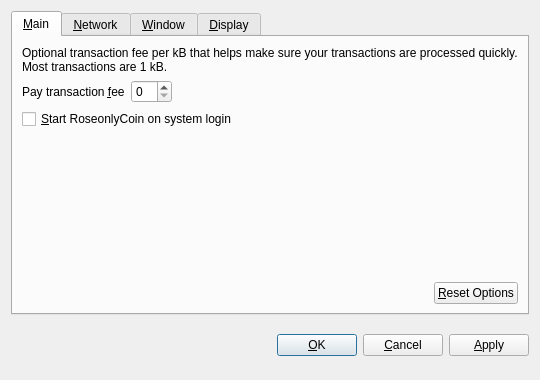
<?xml version="1.0" encoding="UTF-8"?>
<ui version="4.0">
 <class>OptionsDialog</class>
 <widget class="QDialog" name="OptionsDialog">
  <property name="geometry">
   <rect>
    <x>0</x>
    <y>0</y>
    <width>540</width>
    <height>380</height>
   </rect>
  </property>
  <property name="windowTitle">
   <string>Options</string>
  </property>
  <property name="modal">
   <bool>true</bool>
  </property>
  <layout class="QVBoxLayout" name="verticalLayout">
   <item>
    <widget class="QTabWidget" name="tabWidget">
     <property name="tabPosition">
      <enum>QTabWidget::North</enum>
     </property>
     <property name="currentIndex">
      <number>0</number>
     </property>
     <widget class="QWidget" name="tabMain">
      <attribute name="title">
       <string>&amp;Main</string>
      </attribute>
      <layout class="QVBoxLayout" name="verticalLayout_Main">
       <item>
        <widget class="QLabel" name="transactionFeeInfoLabel">
         <property name="text">
          <string>Optional transaction fee per kB that helps make sure your transactions are processed quickly. Most transactions are 1 kB.</string>
         </property>
         <property name="textFormat">
          <enum>Qt::PlainText</enum>
         </property>
         <property name="wordWrap">
          <bool>true</bool>
         </property>
        </widget>
       </item>
       <item>
        <layout class="QHBoxLayout" name="horizontalLayout_1_Main">
         <item>
          <widget class="QLabel" name="transactionFeeLabel">
           <property name="text">
            <string>Pay transaction &amp;fee</string>
           </property>
           <property name="textFormat">
            <enum>Qt::PlainText</enum>
           </property>
           <property name="buddy">
            <cstring>transactionFee</cstring>
           </property>
          </widget>
         </item>
         <item>
          <widget class="BitcoinAmountField" name="transactionFee"/>
         </item>
         <item>
          <spacer name="horizontalSpacer_1_Main">
           <property name="orientation">
            <enum>Qt::Horizontal</enum>
           </property>
           <property name="sizeHint" stdset="0">
            <size>
             <width>40</width>
             <height>20</height>
            </size>
           </property>
          </spacer>
         </item>
        </layout>
       </item>
       <item>
        <widget class="QCheckBox" name="bitcoinAtStartup">
         <property name="toolTip">
          <string>Automatically start RoseonlyCoin after logging in to the system.</string>
         </property>
         <property name="text">
          <string>&amp;Start RoseonlyCoin on system login</string>
         </property>
        </widget>
       </item>
       <item>
        <spacer name="verticalSpacer_Main">
         <property name="orientation">
          <enum>Qt::Vertical</enum>
         </property>
         <property name="sizeHint" stdset="0">
          <size>
           <width>20</width>
           <height>40</height>
          </size>
         </property>
        </spacer>
       </item>
       <item>
        <layout class="QHBoxLayout" name="horizontalLayout_2_Main">
         <item>
          <spacer name="horizontalSpacer_2_Main">
           <property name="orientation">
            <enum>Qt::Horizontal</enum>
           </property>
           <property name="sizeHint" stdset="0">
            <size>
             <width>40</width>
             <height>20</height>
            </size>
           </property>
          </spacer>
         </item>
         <item>
          <widget class="QPushButton" name="resetButton">
           <property name="toolTip">
            <string>Reset all client options to default.</string>
           </property>
           <property name="text">
            <string>&amp;Reset Options</string>
           </property>
           <property name="autoDefault">
            <bool>false</bool>
           </property>
          </widget>
         </item>
        </layout>
       </item>
      </layout>
     </widget>
     <widget class="QWidget" name="tabNetwork">
      <attribute name="title">
       <string>&amp;Network</string>
      </attribute>
      <layout class="QVBoxLayout" name="verticalLayout_Network">
       <item>
        <widget class="QCheckBox" name="mapPortUpnp">
         <property name="toolTip">
          <string>Automatically open the RoseonlyCoin client port on the router. This only works when your router supports UPnP and it is enabled.</string>
         </property>
         <property name="text">
          <string>Map port using &amp;UPnP</string>
         </property>
        </widget>
       </item>
       <item>
        <widget class="QCheckBox" name="connectSocks">
         <property name="toolTip">
          <string>Connect to the RoseonlyCoin network through a SOCKS proxy (e.g. when connecting through Tor).</string>
         </property>
         <property name="text">
          <string>&amp;Connect through SOCKS proxy:</string>
         </property>
        </widget>
       </item>
       <item>
        <layout class="QHBoxLayout" name="horizontalLayout_Network">
         <item>
          <widget class="QLabel" name="proxyIpLabel">
           <property name="text">
            <string>Proxy &amp;IP:</string>
           </property>
           <property name="textFormat">
            <enum>Qt::PlainText</enum>
           </property>
           <property name="buddy">
            <cstring>proxyIp</cstring>
           </property>
          </widget>
         </item>
         <item>
          <widget class="QValidatedLineEdit" name="proxyIp">
           <property name="maximumSize">
            <size>
             <width>140</width>
             <height>16777215</height>
            </size>
           </property>
           <property name="toolTip">
            <string>IP address of the proxy (e.g. 127.0.0.1)</string>
           </property>
          </widget>
         </item>
         <item>
          <widget class="QLabel" name="proxyPortLabel">
           <property name="text">
            <string>&amp;Port:</string>
           </property>
           <property name="textFormat">
            <enum>Qt::PlainText</enum>
           </property>
           <property name="buddy">
            <cstring>proxyPort</cstring>
           </property>
          </widget>
         </item>
         <item>
          <widget class="QLineEdit" name="proxyPort">
           <property name="maximumSize">
            <size>
             <width>55</width>
             <height>16777215</height>
            </size>
           </property>
           <property name="toolTip">
            <string>Port of the proxy (e.g. 9050)</string>
           </property>
          </widget>
         </item>
         <item>
          <widget class="QLabel" name="socksVersionLabel">
           <property name="text">
            <string>SOCKS &amp;Version:</string>
           </property>
           <property name="textFormat">
            <enum>Qt::PlainText</enum>
           </property>
           <property name="buddy">
            <cstring>socksVersion</cstring>
           </property>
          </widget>
         </item>
         <item>
          <widget class="QValueComboBox" name="socksVersion">
           <property name="toolTip">
            <string>SOCKS version of the proxy (e.g. 5)</string>
           </property>
          </widget>
         </item>
         <item>
          <spacer name="horizontalSpacer_Network">
           <property name="orientation">
            <enum>Qt::Horizontal</enum>
           </property>
           <property name="sizeHint" stdset="0">
            <size>
             <width>40</width>
             <height>20</height>
            </size>
           </property>
          </spacer>
         </item>
        </layout>
       </item>
       <item>
        <spacer name="verticalSpacer_Network">
         <property name="orientation">
          <enum>Qt::Vertical</enum>
         </property>
         <property name="sizeHint" stdset="0">
          <size>
           <width>20</width>
           <height>40</height>
          </size>
         </property>
        </spacer>
       </item>
      </layout>
     </widget>
     <widget class="QWidget" name="tabWindow">
      <attribute name="title">
       <string>&amp;Window</string>
      </attribute>
      <layout class="QVBoxLayout" name="verticalLayout_Window">
       <item>
        <widget class="QCheckBox" name="minimizeToTray">
         <property name="toolTip">
          <string>Show only a tray icon after minimizing the window.</string>
         </property>
         <property name="text">
          <string>&amp;Minimize to the tray instead of the taskbar</string>
         </property>
        </widget>
       </item>
       <item>
        <widget class="QCheckBox" name="minimizeOnClose">
         <property name="toolTip">
          <string>Minimize instead of exit the application when the window is closed. When this option is enabled, the application will be closed only after selecting Quit in the menu.</string>
         </property>
         <property name="text">
          <string>M&amp;inimize on close</string>
         </property>
        </widget>
       </item>
       <item>
        <spacer name="verticalSpacer_Window">
         <property name="orientation">
          <enum>Qt::Vertical</enum>
         </property>
         <property name="sizeHint" stdset="0">
          <size>
           <width>20</width>
           <height>40</height>
          </size>
         </property>
        </spacer>
       </item>
      </layout>
     </widget>
     <widget class="QWidget" name="tabDisplay">
      <attribute name="title">
       <string>&amp;Display</string>
      </attribute>
      <layout class="QVBoxLayout" name="verticalLayout_Display">
       <item>
        <layout class="QHBoxLayout" name="horizontalLayout_1_Display">
         <item>
          <widget class="QLabel" name="langLabel">
           <property name="text">
            <string>User Interface &amp;language:</string>
           </property>
           <property name="textFormat">
            <enum>Qt::PlainText</enum>
           </property>
           <property name="buddy">
            <cstring>lang</cstring>
           </property>
          </widget>
         </item>
         <item>
          <widget class="QValueComboBox" name="lang">
           <property name="toolTip">
            <string>The user interface language can be set here. This setting will take effect after restarting RoseonlyCoin.</string>
           </property>
          </widget>
         </item>
        </layout>
       </item>
       <item>
        <layout class="QHBoxLayout" name="horizontalLayout_2_Display">
         <item>
          <widget class="QLabel" name="unitLabel">
           <property name="text">
            <string>&amp;Unit to show amounts in:</string>
           </property>
           <property name="textFormat">
            <enum>Qt::PlainText</enum>
           </property>
           <property name="buddy">
            <cstring>unit</cstring>
           </property>
          </widget>
         </item>
         <item>
          <widget class="QValueComboBox" name="unit">
           <property name="toolTip">
            <string>Choose the default subdivision unit to show in the interface and when sending coins.</string>
           </property>
          </widget>
         </item>
        </layout>
       </item>
       <item>
        <widget class="QCheckBox" name="displayAddresses">
         <property name="toolTip">
          <string>Whether to show RoseonlyCoin addresses in the transaction list or not.</string>
         </property>
         <property name="text">
          <string>&amp;Display addresses in transaction list</string>
         </property>
        </widget>
       </item>
       <item>
        <widget class="QCheckBox" name="coinControlFeatures">
         <property name="toolTip">
          <string>Whether to show coin control features or not.</string>
         </property>
         <property name="text">
          <string>Display coin &amp;control features (experts only!)</string>
         </property>
        </widget>
       </item>
       <item>
        <spacer name="verticalSpacer_Display">
         <property name="orientation">
          <enum>Qt::Vertical</enum>
         </property>
         <property name="sizeHint" stdset="0">
          <size>
           <width>20</width>
           <height>40</height>
          </size>
         </property>
        </spacer>
       </item>
      </layout>
     </widget>
    </widget>
   </item>
   <item>
    <layout class="QHBoxLayout" name="horizontalLayout_Buttons">
     <item>
      <spacer name="horizontalSpacer_1">
       <property name="orientation">
        <enum>Qt::Horizontal</enum>
       </property>
       <property name="sizeHint" stdset="0">
        <size>
         <width>40</width>
         <height>48</height>
        </size>
       </property>
      </spacer>
     </item>
     <item>
      <widget class="QLabel" name="statusLabel">
       <property name="font">
        <font>
         <weight>75</weight>
         <bold>true</bold>
        </font>
       </property>
       <property name="text">
        <string/>
       </property>
       <property name="textFormat">
        <enum>Qt::PlainText</enum>
       </property>
       <property name="wordWrap">
        <bool>true</bool>
       </property>
      </widget>
     </item>
     <item>
      <spacer name="horizontalSpacer_2">
       <property name="orientation">
        <enum>Qt::Horizontal</enum>
       </property>
       <property name="sizeHint" stdset="0">
        <size>
         <width>40</width>
         <height>48</height>
        </size>
       </property>
      </spacer>
     </item>
     <item>
      <widget class="QPushButton" name="okButton">
       <property name="text">
        <string>&amp;OK</string>
       </property>
      </widget>
     </item>
     <item>
      <widget class="QPushButton" name="cancelButton">
       <property name="text">
        <string>&amp;Cancel</string>
       </property>
       <property name="autoDefault">
        <bool>false</bool>
       </property>
      </widget>
     </item>
     <item>
      <widget class="QPushButton" name="applyButton">
       <property name="text">
        <string>&amp;Apply</string>
       </property>
       <property name="autoDefault">
        <bool>false</bool>
       </property>
      </widget>
     </item>
    </layout>
   </item>
  </layout>
 </widget>
 <customwidgets>
  <customwidget>
   <class>BitcoinAmountField</class>
   <extends>QSpinBox</extends>
   <header>bitcoinamountfield.h</header>
  </customwidget>
  <customwidget>
   <class>QValueComboBox</class>
   <extends>QComboBox</extends>
   <header>qvaluecombobox.h</header>
  </customwidget>
  <customwidget>
   <class>QValidatedLineEdit</class>
   <extends>QLineEdit</extends>
   <header>qvalidatedlineedit.h</header>
  </customwidget>
 </customwidgets>
 <resources/>
 <connections/>
</ui>
